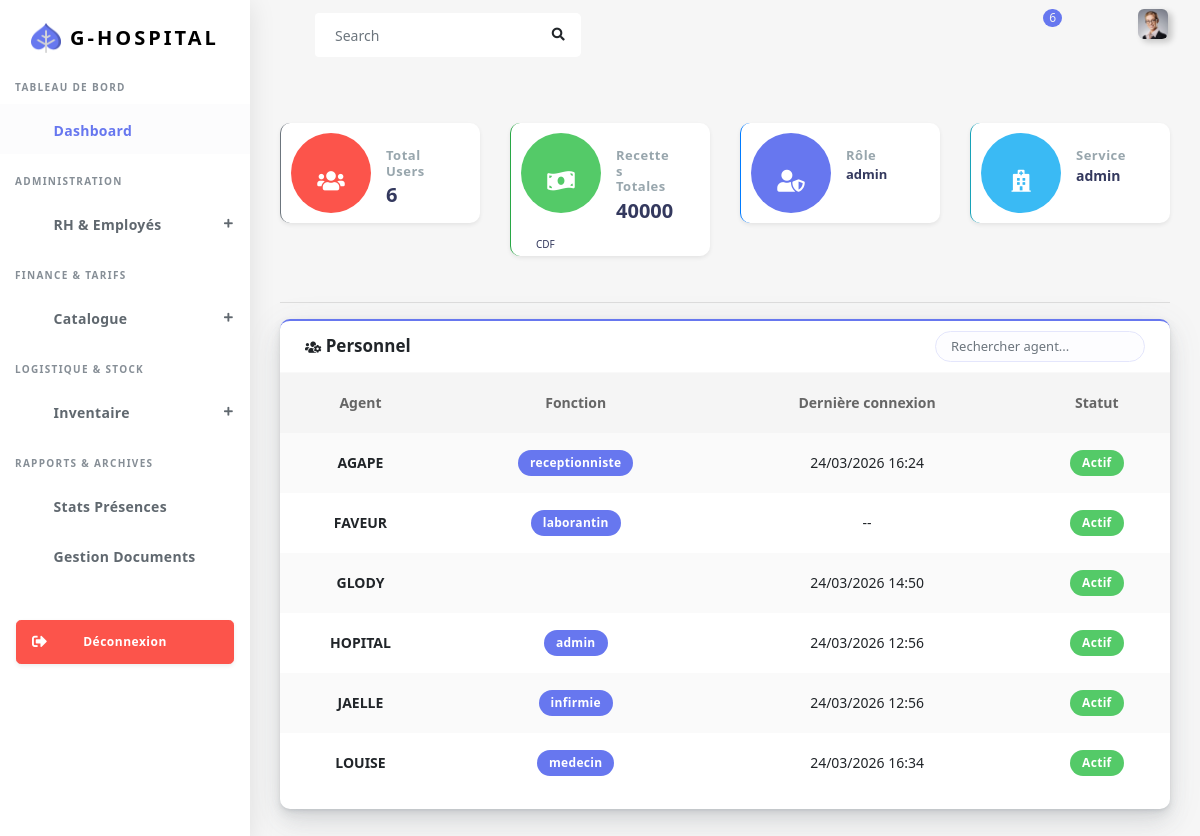
The page /panel/ (signed in) on the database as committed earlier.
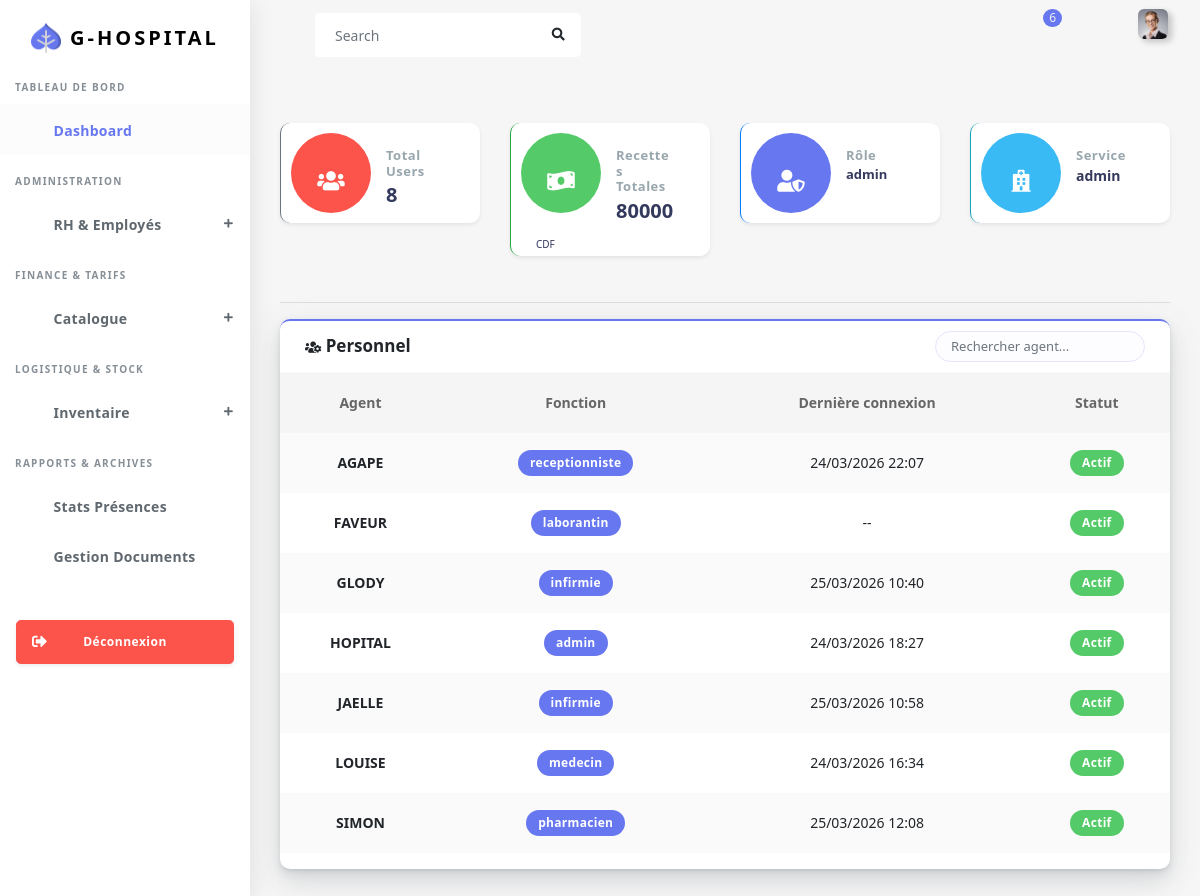
The same page on the database as committed later.
### app/models.py (models this page shows, shortened)
class Fonction(models.Model):
    fonction = models.ForeignKey(TypeFonction, on_delete=models.SET_NULL, null=True)
    user_fonction = models.ForeignKey(User, on_delete=models.SET_NULL, null=True, related_name='profil_fonction')
    TYPE_STATUT = [('Actif','actif'), ('Bloque','bloque')]
    statut_fonction = models.CharField(max_length=10, choices=TYPE_STATUT, default='actif')
    service = models.ForeignKey(Service, on_delete=models.SET_NULL, null=True)
    adresse = models.CharField(max_length=80, null=True, blank=True)
    TYPE_ETAT = [('celibateur','Célibataire'), ('marie','Marié'), ('divorce','Divorcé')]
    etatCivil = models.CharField(max_length=30, null=True, choices=TYPE_ETAT)
    phone = models.CharField(max_length=20, null=True, blank=True)

class TypeFonction(models.Model):
    type_fonction = models.CharField(max_length=30)

### app/views.py (the view, shortened to what this page needs)
# urls.py: path('panel/', views.panel , name = 'panel') ,
@login_required()
def panel(request):
    myUser = Fonction.objects.filter(user_fonction=request.user).select_related('fonction', 'service').first()
    if not myUser:
        return render(request, 'back/index.html', {'error': "Profil non trouvé."})
    role_affichage = myUser.fonction.type_fonction
    fonction_slug = str(role_affichage).strip().lower().replace('é', 'e')
    mon_service = myUser.service
    total_entrees = 0
    if "admin" in fonction_slug or "reception" in fonction_slug:
        total_entrees = Transaction.objects.aggregate(Sum('montant'))['montant__sum'] or 0
    context = {
        'userCount': User.objects.count(),
        'patientCount': Patient.objects.count(),
        'role_affichage': role_affichage,
        'fonction': fonction_slug,
        'mon_service': mon_service,
        'total_entrees': total_entrees,
    }
    if "admin" in fonction_slug:
        utilisateurs_list = Fonction.objects.all().select_related('user_fonction', 'fonction', 'service').order_by('user_fonction__username')
        paginator_u = Paginator(utilisateurs_list, 10)
        context['tous_les_utilisateurs'] = paginator_u.get_page(request.GET.get('page_u'))
    elif "reception" in fonction_slug:
        patients_list = Patient.objects.all().order_by('-id')
        paginator_p = Paginator(patients_list, 10)
        context['liste_patients'] = paginator_p.get_page(request.GET.get('page_p'))
    elif "medecin" in fonction_slug:
        if mon_service:
            context['file_attente'] = Consultation.objects.filter(statut='DOCTEUR', patient__service_patient=mon_service).select_related('patient').order_by('-date_creation')
    return render(request, 'back/index.html', context)

### app/templates/back/index.html (shortened to what the changed rows need)
<!DOCTYPE html>
<html lang="fr">
{% load static %}
<head>
    <link rel="stylesheet" href="{% static 'back/assets/css/app.min.css' %}">
    <link rel="stylesheet" href="{% static 'back/assets/css/style.css' %}">
    <link rel="stylesheet" href="{% static 'back/assets/css/components.css' %}">
    <link rel="stylesheet" href="https://use.fontawesome.com/releases/v5.7.2/css/all.css">
</head>
<body>
    <div id="app">
        <div class="main-wrapper main-wrapper-1">
            <div class="main-content">
                <section class="section">
                    <div class="row">
                        {% if "admin" in fonction %}
                        <div class="col-lg-3 col-md-6 col-12">
                            <div class="card card-statistic-1 shadow-sm border-left border-secondary">
                                <div class="card-icon bg-danger"><i class="fas fa-users"></i></div>
                                <div class="card-wrap">
                                    <div class="card-header"><h4>Total Users</h4></div>
                                    <div class="card-body">{{ userCount }}</div>
                                </div>
                            </div>
                        </div>
                        {% endif %}
                        {% if "admin" in fonction or "reception" in fonction %}
                        <div class="col-lg-3 col-md-6 col-12">
                            <div class="card card-statistic-1 shadow-sm border-left border-success">
                                <div class="card-icon bg-success"><i class="fas fa-money-bill-wave"></i></div>
                                <div class="card-wrap">
                                    <div class="card-header"><h4>Recettes Totales</h4></div>
                                    <div class="card-body">{{ total_entrees|default:"0" }} <small style="font-size: 10px;">CDF</small></div>
                                </div>
                            </div>
                        </div>
                        {% endif %}
                    </div>
                    {% if "admin" in fonction %}
                    <div class="card card-primary">
                        <div class="card-body p-0">
                            <div class="table-responsive">
                                <table class="table table-striped text-center" id="personnelTable">
                                    <thead><tr><th>Agent</th><th>Fonction</th><th>Dernière connexion</th><th>Statut</th></tr></thead>
                                    <tbody>
                                        {% for u in tous_les_utilisateurs %}
                                        <tr>
                                            <td class="text-uppercase font-weight-bold">{{ u.user_fonction.username }}</td>
                                            <td><span class="badge badge-primary">{{ u.fonction.type_fonction }}</span></td>
                                            <td>{{ u.user_fonction.last_login|date:"d/m/Y H:i"|default:"--" }}</td>
                                            <td>{% if u.user_fonction.is_active %}<div class="badge badge-success">Actif</div>{% else %}<div class="badge badge-danger">Bloqué</div>{% endif %}</td>
                                        </tr>
                                        {% endfor %}
                                    </tbody>
                                </table>
                            </div>
                        </div>
                    </div>
                    {% endif %}
                </section>
            </div>
        </div>
    </div>
</body>
</html>

Rows that differ between the two databases and show on the page:
changed through a linked row, Fonction "AGAPE": user_fonction.last_login "24/03/2026 16:24" → "24/03/2026 22:07"
changed Fonction "GLODY": fonction.type_fonction (not shown) → "infirmie"; user_fonction.last_login "24/03/2026 14:50" → "25/03/2026 10:40"
changed through a linked row, Fonction "HOPITAL": user_fonction.last_login "24/03/2026 12:56" → "24/03/2026 18:27"
changed through a linked row, Fonction "JAELLE": user_fonction.last_login "24/03/2026 12:56" → "25/03/2026 10:58"
added Fonction: user_fonction.username "SIMON", fonction.type_fonction "pharmacien", user_fonction.last_login "25/03/2026 12:08", shows "Actif"
Other text that changed with them:
{{ userCount }}: "6" → "8"
{{ total_entrees|default:"0" }}: "40000" → "80000"
